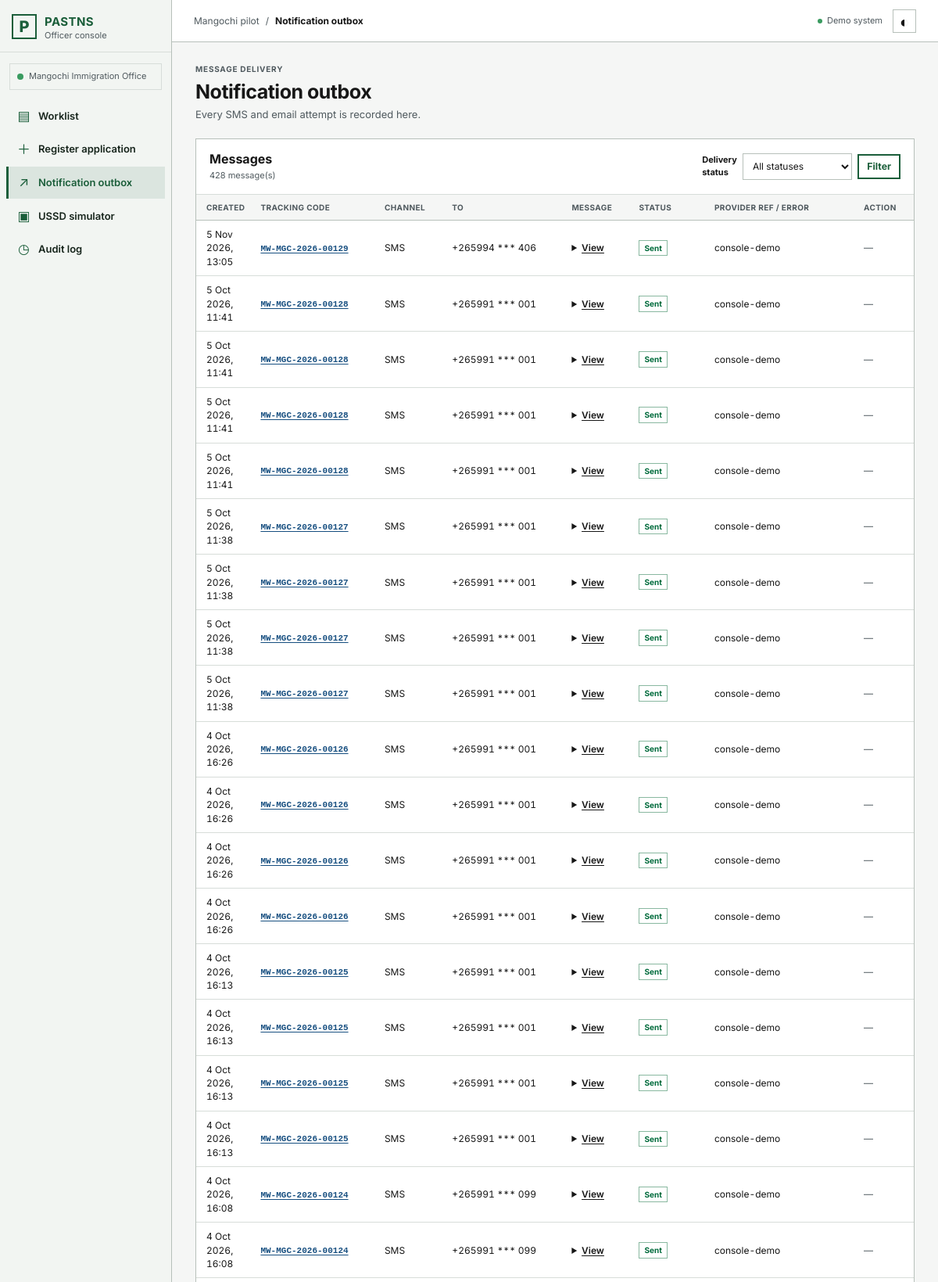
/officer/notifications/ (signed in, upper part), run on the app's committed database.
### core/models.py (models this page shows, shortened)
class Profile(models.Model):
    ROLE_CHOICES = [("officer", _("Officer")), ("supervisor", _("Supervisor")), ("admin", _("Administrator"))]
    user = models.OneToOneField(settings.AUTH_USER_MODEL, on_delete=models.CASCADE, related_name="profile")
    office = models.ForeignKey(Office, on_delete=models.SET_NULL, null=True, blank=True, related_name="staff")
    role = models.CharField(max_length=16, choices=ROLE_CHOICES, default="officer")

class Office(models.Model):
    code = models.CharField(max_length=8, unique=True)
    name = models.CharField(max_length=100)
    district = models.CharField(max_length=80, default="Mangochi")
    phone = models.CharField(max_length=40, blank=True)
    address = models.CharField(max_length=240, blank=True)
    collection_hours = models.CharField(max_length=120, default="Monday–Friday, 08:00–16:00")
    collection_hours_ny = models.CharField(max_length=120, default="Lolemba–Lachisanu, 08:00–16:00")
    class Meta:
        ordering = ["name"]

class Notification(models.Model):
    CHANNEL_CHOICES = [("sms", _("SMS")), ("email", _("Email")), ("ussd", _("USSD"))]
    STATUS_CHOICES = [("queued", _("Queued")), ("sent", _("Sent")), ("delivered", _("Delivered")), ("failed", _("Failed"))]
    application = models.ForeignKey(Application, on_delete=models.CASCADE, related_name="notifications")
    channel = models.CharField(max_length=12, choices=CHANNEL_CHOICES, default="sms")
    to = models.CharField(max_length=254)
    template_key = models.CharField(max_length=48)
    body = models.TextField()
    status = models.CharField(max_length=12, choices=STATUS_CHOICES, default="queued")
    provider_ref = models.CharField(max_length=160, blank=True)
    error = models.TextField(blank=True)
    created_at = models.DateTimeField(default=timezone.now)
    sent_at = models.DateTimeField(null=True, blank=True)
    updated_at = models.DateTimeField(auto_now=True)
    class Meta:
        ordering = ["-created_at", "-id"]
        indexes = [models.Index(fields=["status", "created_at"])]

class Application(models.Model):
    TYPE_CHOICES = [("new", _("New passport")), ("renewal", _("Renewal")), ("replacement", _("Replacement"))]
    STATUS_CHOICES = [("active", _("Active")), ("on_hold", _("On hold")), ("collected", _("Collected")), ("rejected", _("Rejected"))]
    tracking_code = models.CharField(max_length=40, unique=True)
    applicant = models.ForeignKey(Applicant, on_delete=models.PROTECT, related_name="applications")
    office = models.ForeignKey(Office, on_delete=models.PROTECT, related_name="applications")
    application_type = models.CharField(max_length=16, choices=TYPE_CHOICES, default="new")
    current_stage = models.ForeignKey(Stage, on_delete=models.PROTECT, related_name="applications")
    status = models.CharField(max_length=16, choices=STATUS_CHOICES, default="active")
    received_at = models.DateTimeField(default=timezone.now)
    updated_at = models.DateTimeField(auto_now=True)
    previous_stage = models.ForeignKey(Stage, on_delete=models.SET_NULL, null=True, blank=True, related_name="held_applications")
    class Meta:
        ordering = ["-updated_at", "tracking_code"]
        indexes = [models.Index(fields=["office", "status", "current_stage"]), models.Index(fields=["received_at"])]

### core/views.py (the view, shortened to what this page needs)
# urls.py: path("officer/notifications/", views.notification_outbox, name="notification_outbox"),
@role_required("officer", "supervisor", "admin")
def notification_outbox(request):
    qs = Notification.objects.filter(application__in=office_queryset(request)).select_related("application", "application__applicant", "application__office")
    status_filter = request.GET.get("status", "")
    if status_filter:
        qs = qs.filter(status=status_filter)
    page_obj = Paginator(qs.order_by("-created_at"), 50).get_page(request.GET.get("page"))
    return render(request, "core/outbox.html", {"page_obj": page_obj, "notifications": page_obj.object_list, "status_filter": status_filter})

### core/context_processors.py (called while the page is built)
def pastns_context(request):
    return {"current_language": (get_language() or "en")[:2]}

### core/views.py (called while the page is built)
def role_required(*roles):
    def decorator(view_func):
        @wraps(view_func)
        def wrapped(request, *args, **kwargs):
            if not request.user.is_authenticated:
                return redirect(f"/officer/login/?next={request.path}")
            profile = getattr(request.user, "profile", None)
            if not profile or (roles and profile.role not in roles):
                return render(request, "core/forbidden.html", status=403)
            return view_func(request, *args, **kwargs)
        return wrapped
    return decorator

def office_queryset(request):
    profile = request.user.profile
    qs = Application.objects.select_related("applicant", "office", "current_stage")
    if profile.office_id:
        return qs.filter(office_id=profile.office_id)
    if profile.role == "admin":
        return qs
    return qs.none()

### core/templates/core/outbox.html (shortened to what this page needs)
{% extends "core/base_officer.html" %}{% load i18n %}
{% block title %}{% translate "Notification outbox" %}{% endblock %}{% block breadcrumb %}<span>/</span><strong>{% translate "Notification outbox" %}</strong>{% endblock %}
{% block content %}
<div class="page-title-row"><div><p class="eyebrow">{% translate "Message delivery" %}</p><h1>{% translate "Notification outbox" %}</h1><p class="page-intro">{% translate "Every SMS and email attempt is recorded here." %}</p></div></div>
<section class="panel"><div class="panel-heading"><div><h2>{% translate "Messages" %}</h2><p></p></div><form method="get" class="compact-filter"><label for="status-filter">{% translate "Delivery status" %}</label><select id="status-filter" name="status"><option value="">{% translate "All statuses" %}</option></select><button class="button button-small button-secondary" type="submit">{% translate "Filter" %}</button></form></div>
<div class="table-scroll"><table class="data-table"><thead><tr><th>{% translate "Created" %}</th><th>{% translate "Tracking code" %}</th><th>{% translate "Channel" %}</th><th>{% translate "To" %}</th><th>{% translate "Message" %}</th><th>{% translate "Status" %}</th><th>{% translate "Provider ref / error" %}</th><th>{% translate "Action" %}</th></tr></thead><tbody>{% for notification in notifications %}<tr><td class="tabular">{{ notification.created_at|date:"j M Y, H:i" }}</td><td><a class="code-link" href="{% url 'application_detail' notification.application.tracking_code %}">{{ notification.application.tracking_code }}</a></td><td>{{ notification.get_channel_display }}</td><td class="tabular">{% if notification.channel == 'sms' %}{{ notification.to|slice:":7" }} *** {{ notification.to|slice:"-3:" }}{% else %}{{ notification.to }}{% endif %}</td><td><details><summary>{% translate "View" %}</summary><p class="message-body">{{ notification.body }}</p></details></td><td><span class="outcome outcome-{{ notification.status }}">{{ notification.get_status_display }}</span></td><td><span class="tabular">{{ notification.provider_ref|default:"—" }}</span>{% if notification.error %}<small class="cell-subtext error-text">{{ notification.error }}</small>{% endif %}</td><td>{% if notification.status == 'failed' or notification.status == 'queued' %}<form method="post">{% csrf_token %}<input type="hidden" name="notification_id" value="{{ notification.pk }}"><button class="button button-small button-secondary" type="submit">{% translate "Retry" %}</button></form>{% else %}<span class="muted">—</span>{% endif %}</td></tr>{% empty %}<tr><td colspan="8" class="empty-state">{% translate "No notifications to show." %}</td></tr>{% endfor %}</tbody></table></div>
</section>
{% endblock %}

### core/templates/core/base_officer.html (shortened to what this page needs)
{% load static i18n %}
<!doctype html>
<html lang="{{ current_language }}">
<head>
  <link rel="stylesheet" href="{% static 'css/app.css' %}?v=8"><script defer src="{% static 'js/app.js' %}?v=8"></script>
</head>
<body class="officer-body">
<div class="officer-layout">
  <aside class="officer-sidebar">
    <a class="brand officer-brand" href="{% url 'officer_home' %}"><span class="brand-mark">P</span><span><strong>PASTNS</strong><small>{% translate "Officer console" %}</small></span></a>
    <div class="office-chip"><span class="office-dot"></span><span>{{ user.profile.office.name|default:_('No office assigned') }}</span></div>
    <nav class="side-nav" aria-label="{% translate 'Officer navigation' %}">
      <a href="{% url 'officer_home' %}" class="{% if request.resolver_match.url_name == 'officer_home' %}is-active{% endif %}"><span class="nav-glyph">▤</span>{% translate "Worklist" %}</a>
      <a href="{% url 'register_application' %}" class="{% if request.resolver_match.url_name == 'register_application' %}is-active{% endif %}"><span class="nav-glyph">＋</span>{% translate "Register application" %}</a>
      <a href="{% url 'notification_outbox' %}" class="{% if request.resolver_match.url_name == 'notification_outbox' %}is-active{% endif %}"><span class="nav-glyph">↗</span>{% translate "Notification outbox" %}</a>
      <a href="{% url 'officer_ussd_sim' %}" class="{% if request.resolver_match.url_name == 'officer_ussd_sim' %}is-active{% endif %}"><span class="nav-glyph">▣</span>{% translate "USSD simulator" %}</a>
      <a href="{% url 'audit_log' %}" class="{% if request.resolver_match.url_name == 'audit_log' %}is-active{% endif %}"><span class="nav-glyph">◷</span>{% translate "Audit log" %}</a>
    </nav>
  </aside>
  <div class="officer-main-wrap">
    <header class="officer-topbar"><button type="button" class="mobile-menu-button" data-menu-toggle aria-expanded="false">☰ <span>{% translate "Menu" %}</span></button><div class="breadcrumb"><span>{% translate "Mangochi pilot" %}</span>{% block breadcrumb %}{% endblock %}</div><div class="topbar-right"><span class="live-indicator"><i></i>{% translate "Demo system" %}</span><button class="theme-toggle" type="button" data-theme-toggle aria-label="{% translate 'Change colour theme' %}" title="{% translate 'Change colour theme' %}">◐</button></div></header>
    <main id="officer-main" class="officer-content">
      {% block content %}{% endblock %}
    </main>
  </div>
</div>
</body></html>

### data on the page
Notification: created_at "5 Nov 2026, 13:05", application.tracking_code "MW-MGC-2026-00129", channel "SMS", to "+265994", to "406", status "Sent", provider_ref "console-demo"
Notification: created_at "5 Oct 2026, 11:41", application.tracking_code "MW-MGC-2026-00128", channel "SMS", to "+265991", to "001", status "Sent", provider_ref "console-demo"
Notification: created_at "5 Oct 2026, 11:41", application.tracking_code "MW-MGC-2026-00128", channel "SMS", to "+265991", to "001", status "Sent", provider_ref "console-demo"
Notification: created_at "5 Oct 2026, 11:41", application.tracking_code "MW-MGC-2026-00128", channel "SMS", to "+265991", to "001", status "Sent", provider_ref "console-demo"
Notification: created_at "5 Oct 2026, 11:41", application.tracking_code "MW-MGC-2026-00128", channel "SMS", to "+265991", to "001", status "Sent", provider_ref "console-demo"
Notification: created_at "5 Oct 2026, 11:38", application.tracking_code "MW-MGC-2026-00127", channel "SMS", to "+265991", to "001", status "Sent", provider_ref "console-demo"
Notification: created_at "5 Oct 2026, 11:38", application.tracking_code "MW-MGC-2026-00127", channel "SMS", to "+265991", to "001", status "Sent", provider_ref "console-demo"
Notification: created_at "5 Oct 2026, 11:38", application.tracking_code "MW-MGC-2026-00127", channel "SMS", to "+265991", to "001", status "Sent", provider_ref "console-demo"
Notification: created_at "5 Oct 2026, 11:38", application.tracking_code "MW-MGC-2026-00127", channel "SMS", to "+265991", to "001", status "Sent", provider_ref "console-demo"
Notification: created_at "4 Oct 2026, 16:26", application.tracking_code "MW-MGC-2026-00126", channel "SMS", to "+265991", to "001", status "Sent", provider_ref "console-demo"
Notification: created_at "4 Oct 2026, 16:26", application.tracking_code "MW-MGC-2026-00126", channel "SMS", to "+265991", to "001", status "Sent", provider_ref "console-demo"
Notification: created_at "4 Oct 2026, 16:26", application.tracking_code "MW-MGC-2026-00126", channel "SMS", to "+265991", to "001", status "Sent", provider_ref "console-demo"
Notification: created_at "4 Oct 2026, 16:26", application.tracking_code "MW-MGC-2026-00126", channel "SMS", to "+265991", to "001", status "Sent", provider_ref "console-demo"
Notification: created_at "4 Oct 2026, 16:13", application.tracking_code "MW-MGC-2026-00125", channel "SMS", to "+265991", to "001", status "Sent", provider_ref "console-demo"
Notification: created_at "4 Oct 2026, 16:13", application.tracking_code "MW-MGC-2026-00125", channel "SMS", to "+265991", to "001", status "Sent", provider_ref "console-demo"
Notification: created_at "4 Oct 2026, 16:13", application.tracking_code "MW-MGC-2026-00125", channel "SMS", to "+265991", to "001", status "Sent", provider_ref "console-demo"
Notification: created_at "4 Oct 2026, 16:13", application.tracking_code "MW-MGC-2026-00125", channel "SMS", to "+265991", to "001", status "Sent", provider_ref "console-demo"
Notification: created_at "4 Oct 2026, 16:08", application.tracking_code "MW-MGC-2026-00124", channel "SMS", to "+265991", to "099", status "Sent", provider_ref "console-demo"
Notification: created_at "4 Oct 2026, 16:08", application.tracking_code "MW-MGC-2026-00124", channel "SMS", to "+265991", to "099", status "Sent", provider_ref "console-demo"

### other printed values
{{ user.profile.office.name|default:_('No office assigned') }} "Mangochi Immigration Office"
